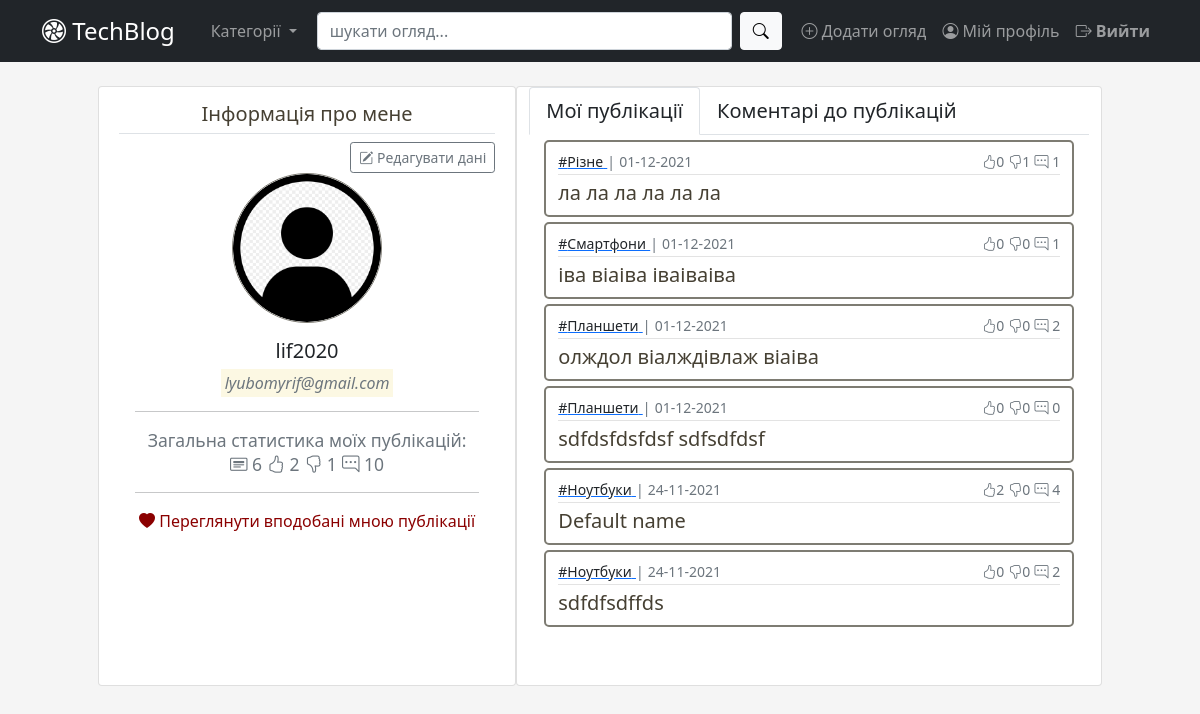
Before: /auth/account (signed in) with the older database file.
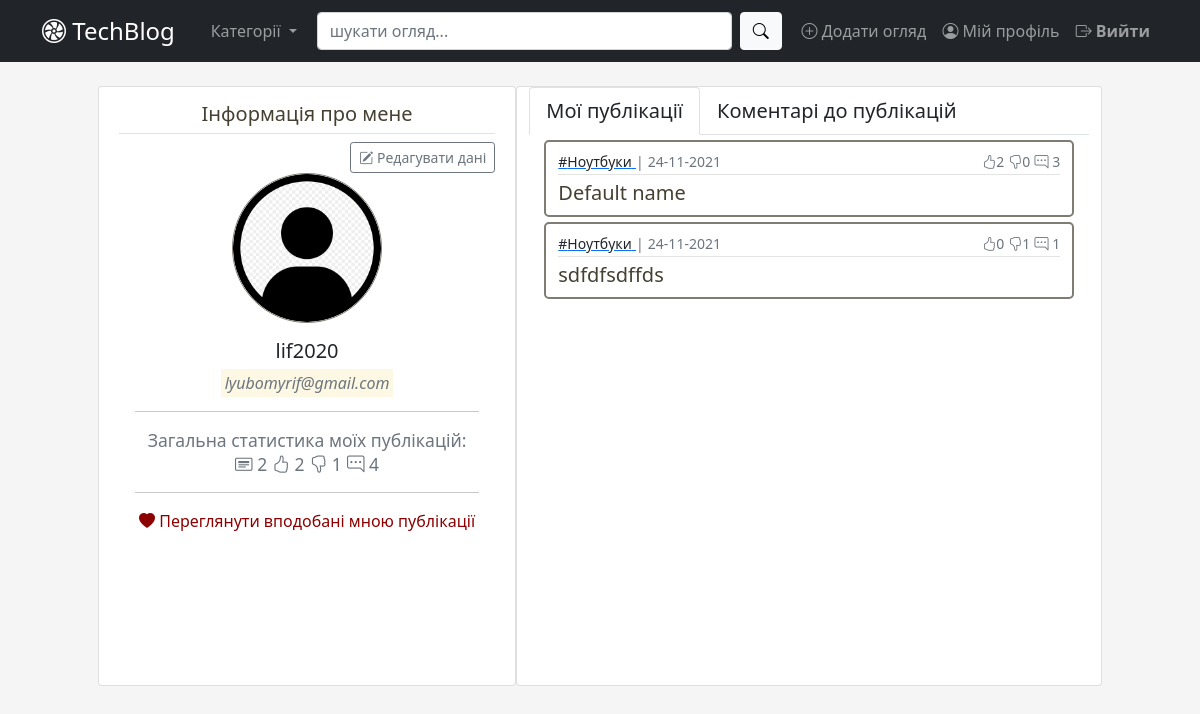
After: the same page with the newer database file.
### app/user/models.py (models this page shows, shortened)
class User(db.Model, UserMixin):  # type: ignore
    id = db.Column(db.Integer, primary_key=True)  # type: ignore
    username = db.Column(db.String(30), unique=True, nullable=False)
    email = db.Column(db.String(50), unique=True, nullable=False)
    password = db.Column(db.String(30), nullable=False)
    picture = db.Column(db.String(20), nullable=False,
                        server_default='default.jpg')  # type: ignore
    comment = db.relationship('Comment', backref='user_br', lazy=True)
    like = db.relationship('Like', backref='user_br', lazy=True)
    posts = db.relationship('Post', backref='user_br', lazy=True)
    def get_statistic(self):
        posts = Post.query.filter_by(user_id=self.id)
        result = {
            'posts_num': posts.count(),
            'likes': 0,
            'dislikes': 0,
            'comments': 0
        }
        for post in posts:
            result['likes'] = result['likes'] + post.total_likes()
            result['dislikes'] = result['dislikes'] + post.total_dislikes()
            result['comments'] = result['comments'] + post.total_comments()
        return result
    def get_liked_posts(self):
        return db.session.query(Post).join(Like).\
            filter(Like.post_id == Post.id, Like.status == True).\
            filter(Like.user_id == self.id).order_by(Like.id.desc())

### app/blog/models.py (models this page shows, shortened)
class Post(db.Model):  # type: ignore
    __searchable__ = ['title']
    id = db.Column(db.Integer, primary_key=True)  # type: ignore
    category_id = db.Column(db.Integer, db.ForeignKey('category.id'),
                            nullable=False)  # type: ignore
    user_id = db.Column(db.Integer(), db.ForeignKey('user.id'))  # type: ignore
    title = db.Column(db.String(100), nullable=False)  # type: ignore
    content = db.Column(db.Text)  # type: ignore
    created_at = db.Column(db.DateTime, default=datetime.now)  # type: ignore
    comments = db.relationship('Comment', backref='post_br', lazy=True)
    likes = db.relationship('Like', backref='post_br', lazy=True)
    def total_comments(self):
        return Comment.query.filter(Comment.post_id == self.id).count()
    def total_likes(self):
        return Like.query.filter(
            Like.post_id == self.id,
            Like.status == True).count()
    def total_dislikes(self):
        return Like.query.filter(
            Like.post_id == self.id,
            Like.status == False).count()

class Category(db.Model):  # type: ignore
    id = db.Column(db.Integer, primary_key=True)  # type: ignore
    name = db.Column(db.String(25), unique=True, nullable=False)
    category = db.relationship('Post', backref='category_br', lazy=True)

### app/user/views.py (the view)
@user_bp.route("/account")
@login_required
def account():
    posts = Post.query.filter_by(user_id=current_user.id).\
        order_by(Post.created_at.desc())
    comments = db.session.query(Comment).join(Post).\
        filter(Comment.post_id == Post.id,
               Comment.user_id != current_user.id,
               Post.user_id == current_user.id).\
        order_by(Comment.created_at.desc())
    return render_template('account.html', posts=posts,
                           liked_posts=current_user.get_liked_posts(),
                           comments=comments)

### app/user/models.py (called while the page is built)
@login_manager.user_loader
def load_user(user_id):
    return User.query.get(int(user_id))

### app/user/templates/user/account.html (shortened to what this page needs)
{% extends "base.html" %}
{% block main %}
  {% from "_render_field.html" import render_liked_post_item, render_post_item_account %}
  <div id="profile-main" class="row blogger-profile-section">
    <div id="profile-info" class="card col-5">
      <div class="p-2">
        <legend class="border-bottom text-center text-title p-1">Інформація про мене</legend>
        <div align="right"><a href="{{url_for('user_bp_in.account_update')}}" role="button" class="btn btn-outline-secondary btn-sm bi bi-pencil-square m-0" id="edit-button"> Редагувати дані</a></div>
        <div align="center">
          <img src="{{url_for('static',filename='profile_pictures/' + current_user.picture)}}" class="rounded-circle profile-img" alt="profile-image">
          <div class="card-body">
            <h5 class="card-title">{{ current_user.username }}</h5>
            <mark><em class="card-title text-muted">{{ current_user.email }}</em></mark>
            {% if posts.first() %}
              <hr>
              <div class="mt-3 h5">
                <small class="text-muted">Загальна статистика моїх публікацій:</small>
                <p>
                  <small class="text-muted"><i class="bi bi-card-heading" title="Загальна кількість публікацій"></i> {{current_user.get_statistic()['posts_num'] }}</small>
                  <small class="text-muted"><i class="bi bi-hand-thumbs-up" title="Кількість лайків"></i> {{ current_user.get_statistic()['likes'] }}</small>
                  <small class="text-muted"><i class="bi bi-hand-thumbs-down" title="Кількість дизлайків"></i> {{ current_user.get_statistic()['dislikes'] }}</small>
                  <small class="text-muted"><i class="bi bi-chat-right-dots" title="Кількість коментарів"></i> {{ current_user.get_statistic()['comments'] }}</small>
                </p>
              </div>
            {% endif %}
            <hr>
            <div align="center"><a id="show-liked-link" class="bi bi-heart-fill m-0" data-bs-toggle="offcanvas" href="#offcanvasLikedPosts" role="button" aria-controls="offcanvasLikedPosts"> Переглянути вподобані мною публікації</a></div>
          </div>
        </div>
      </div>
    </div>
    <div id="posts-info" class="card col">
      <nav>
        <div class="nav nav-tabs" id="nav-tab" role="tablist">
            <button class="nav-link active text-dark text-title" id="nav-my-posts-tab" data-bs-toggle="tab" data-bs-target="#nav-my-posts" type="button" role="tab" aria-controls="nav-my-posts" aria-selected="true">Мої публікації</button>
            <button class="nav-link text-dark text-title" id="nav-new-comments-tab" data-bs-toggle="tab" data-bs-target="#nav-new-comments" type="button" role="tab" aria-controls="nav-new-comments" aria-selected="false" title="до моїх публікацій">Коментарі до публікацій</button>
        </div>
      </nav>
      <div class="tab-content" id="nav-tabContent" style="overflow-y: scroll; overflow: auto;">
          <div class="tab-pane fade show active" id="nav-my-posts" role="tabpanel" aria-labelledby="nav-my-posts">
              {% for post in posts %}
                {{ render_post_item_account(post) }}
              {% endfor %}
          </div>
      </div>
    </div>
  </div>
{% endblock main %}

### app/templates/base.html (shortened to what this page needs)
<!DOCTYPE html>
<html>
<head lang="en">
  <link href="https://cdn.jsdelivr.net/npm/bootstrap@5.1.3/dist/css/bootstrap.min.css" rel="stylesheet">
  <link rel="stylesheet" href="https://cdn.jsdelivr.net/npm/bootstrap-icons@1.7.1/font/bootstrap-icons.css">
  <link rel="stylesheet" type="text/css" href="{{ url_for('static', filename='css/custom.css') }}">
  <link href="https://cdn.jsdelivr.net/npm/summernote@0.8.18/dist/summernote-lite.min.css" rel="stylesheet">
  </head>
<body>
  <header>
    <nav class="navbar navbar-expand-lg navbar-dark bg-dark">
      <div class="container">
        <a class="navbar-brand fs-4" href="/"><i class="bi bi-fan"></i> TechBlog</a>
          <li class="navbar-nav dropdown">
            <a class="nav-link dropdown-toggle" href="#" id="navbarDropdown" role="button" data-bs-toggle="dropdown" aria-expanded="false">
              Категорії
            </a>
          </li>
          <div class="col-5">
            <form class="d-flex" method="GET" action="{{ url_for('blog_bp_in.search') }}">
              <input class="form-control me-2" name="query" id="query" type="search" placeholder="шукати огляд..." aria-label="Search">
              <button class="btn btn-light bi bi-search" type="submit"></button>
            </form>
          </div>
          <div class="navbar-nav">
            {% if current_user.is_authenticated %}
              <a class="nav-item nav-link rounded bi bi-plus-circle" href="{{ url_for('blog_bp_in.post_create') }}"> Додати огляд</a>
              <a class="nav-item nav-link rounded bi bi-person-circle" href="{{ url_for('user_bp_in.account') }}"> Мій профіль</a>
              <a class="nav-item nav-link rounded bi bi-box-arrow-right" href="{{ url_for('user_bp_in.logout') }}"> <b>Вийти</b></a>
            {% else %}
              <a class="nav-item nav-link rounded bi bi-box-arrow-in-right" href="{{ url_for('user_bp_in.login') }}"> <b>Увійти</b></a>
              <a class="nav-item nav-link rounded bi bi-person-plus-fill" href="{{ url_for('user_bp_in.register') }}"> <b>Зареєструватись</b></a>
            {% endif %}
          </div>
      </div>
    </nav>
  </header>
  <main class="container d-flex flex-column">
    <br>
    <div>
    {% block main %}
    {% endblock %}
    </div>
  </main>
</body>
</html>

### app/templates/_render_field.html (shortened to what this page needs)
{% macro render_post_item_account(post) %}
  <article class="media article-section base-article-property">
    <div class="media-body">
      <div class="article-metadata">
        <a href="{{url_for('blog_bp_in.posts_by_category', category_id=post.category_br.id)}}">
          <small class="link-dark">#{{ post.category_br.name }}</small>
        </a><small class="text-muted">|</small>
        <small class="text-muted">{{ post.created_at.strftime('%d-%m-%Y') }}</small>
        <div class="align-right">
          <small class="text-muted"><i class="bi bi-hand-thumbs-up"></i>{{post.total_likes()}}</small>
          <small class="text-muted"><i class="bi bi-hand-thumbs-down"></i>{{post.total_dislikes()}}</small>
          <small class="text-muted"><i class="bi bi-chat-right-dots"></i> {{post.total_comments()}}</small>
        </div>
      </div>
        <a class="article-title-small" href="{{url_for('blog_bp_in.post_view', post_id=post.id)}}"> {{ post.title }} </a>
    </div>
  </article>
{% endmacro %}

### app/static/css/custom.css (style rules this page uses)
body { background-color: #f5f5f5; !important; }
.article-section { background: white; padding: 10px 20px; border: 2px solid #7E7C73; border-radius: 5px; margin-bottom: 20px; }
.article-metadata { padding-bottom: 1px; margin-bottom: 3px; border-bottom: 1px solid #e3e3e3; }
.profile-img { display: block; height: 150px; width: 150px; border: 1px solid #7E7C73; }
.align-right { float:right; }
#posts-info { height:600px; }
.article-title-small { font-size: 20px; color: #464033; font-weight: 500; text-decoration: none; }
.base-article-property { margin:5px 15px; padding: 7px 12px; text-align: left; }
#edit-button { margin:5px; position:sticky; top:0; right:0; }
.blogger-profile-section { overflow:auto; margin:auto; width:90%; }
.text-title { font-size: 20px; color: #464033; font-weight: 400; }
#show-liked-link { color: #8b0000; text-decoration: none; }

Changed rows visible on the page:
removed Post: category_br.name "Різне", created_at "01-12-2021", total_likes "0", total_dislikes "1", total_comments "1", title "ла ла ла ла ла ла"
removed Post: category_br.name "Смартфони", created_at "01-12-2021", total_likes "0", total_dislikes "0", total_comments "1", title "іва віаіва іваіваіва"
removed Post: category_br.name "Планшети", created_at "01-12-2021", total_likes "0", total_dislikes "0", total_comments "2", title "олждол віалждівлаж віаіва"
removed Post: category_br.name "Планшети", created_at "01-12-2021", total_likes "0", total_dislikes "0", total_comments "0", title "sdfdsfdsfdsf sdfsdfdsf"
computed for Post "Default name": total_comments "4" → "3"
computed for Post "sdfdfsdffds": total_dislikes "0" → "1"; total_comments "2" → "1"
Other visible differences:
{{ current_user.get_statistic()['posts_num'] }}: "6" → "2"
{{ current_user.get_statistic()['comments'] }}: "10" → "4"
